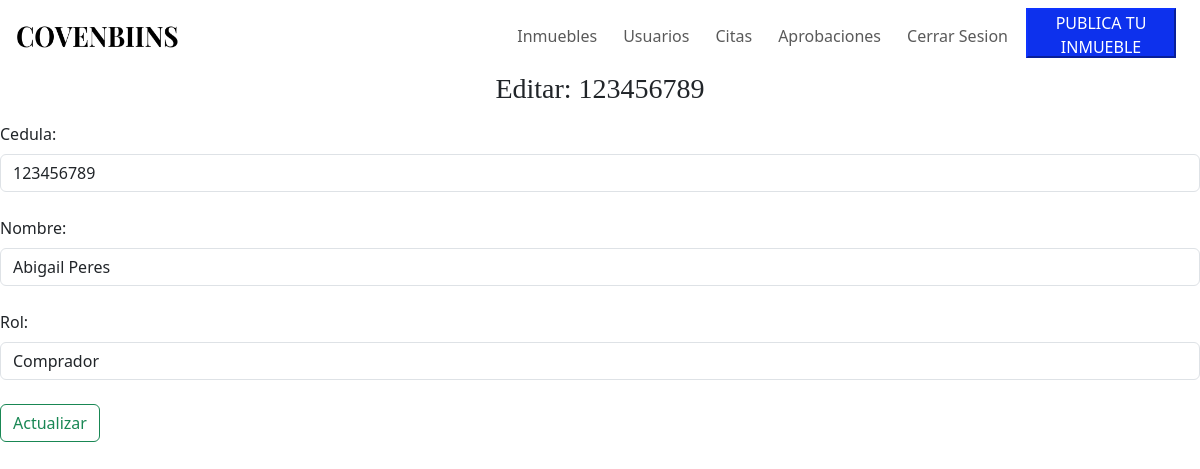
Page /usuarios_editar/123456789/ on the committed database.
### covenbiins/models.py (models this page shows, shortened)
class Usuarios(models.Model):
    Roles = (
        (1, 'Administrador'),
        (2, 'Asesor Legal'),
        (3, 'Vendedor'),
        (4, 'Comprador'),
    )
    cedula = models.CharField(unique=True, primary_key=True, max_length=10)
    foto = models.ImageField(null=True, blank=True, default='fotos/default.jpeg', upload_to='fotos')
    nombre = models.CharField(max_length=50)
    apellido = models.CharField(max_length=50)
    fechaNacimiento = models.DateField()
    telefono = models.CharField(max_length=50)
    direccion = models.CharField(max_length=50)
    tipoUsuario = models.IntegerField(choices=Roles, default=4)
    email = models.EmailField(unique=True, null=True)
    contrasena = models.CharField(max_length=50, null=True)

### covenbiins/views.py (the view)
# urls.py: path("usuarios_editar/<int:cedula>/", views.usuarios_editar, name="usuarios_editar"),
def usuarios_editar(request, cedula):
    q = Usuarios.objects.get(pk=cedula)
    contexto = {"id": cedula, "data": q}
    return render(request, "covenbiins/usuarios/form_usuario.html", contexto)

### covenbiins/templates/covenbiins/usuarios/form_usuario.html (shortened to what this page needs)
{% extends 'covenbiins/base2.html' %}
{% load static %}
{% block contenedor %}
    {% if id %}
        <h3>Editar: {{ id }}</h3>
    {% endif %}
    <form method="post" action="{% url 'covenbiins:usuarios_guardar' %}">
        <div class="mt-3">
            <label class="form-label">Cedula:</label>
            <input type="text" name="cedula" class="form-control" value="{{ data.cedula }}">
        </div>
        <br>
        <div>
            <label class="form-label">Nombre:</label>
            <input type="text" name="nombre" class="form-control" value="{{ data.nombre }}">
        </div>
        <br>
        <div>
            <label class="form-label">Rol:</label>
            <input type="text" name="tipoUsuario" class="form-control" value="{{ data.get_tipoUsuario_display }}">
        </div>
        <br>
        {% if id %}
            <button type="submit" class="btn btn-outline-success">Actualizar</button>
        {% else %}
            <button type="submit" class="btn btn-outline-success">Crear</button>
        {% endif %}
    </form>
{% endblock %}

### covenbiins/static/covenbiins/css/estilos.css (style rules this page uses)
h3 { font-family: 'EB Garamond', serif; text-align: center; }
button { font-family: 'Poppins', sans-serif; }

### rows in the picture
Usuarios: cedula "123456789", nombre "Abigail Peres", tipoUsuario "Comprador"

### other values in the picture
{{ id }} "123456789"
